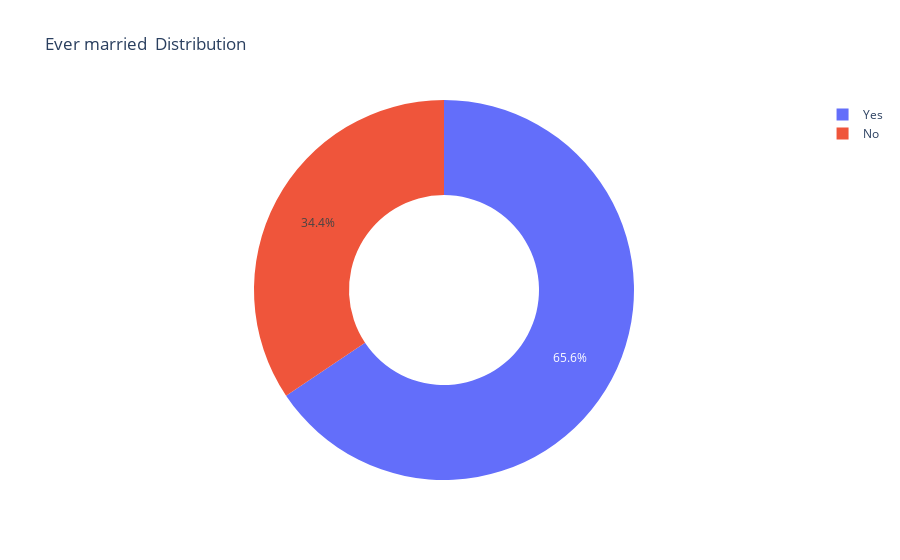

The cell this chart's notebook holds for it:
### Code cell
pie_graph(data_eda, 'Ever married  Distribution','ever_married')

### Figure 1 — Plotly figure (JSON) as saved in the notebook; plotly's stock layout.template omitted (floating-point values rounded to 4 significant figures)
{"data": [{"hole": 0.5, "labels": ["Yes", "No"], "type": "pie", "values": [3353, 1757]}], "layout": {"title": {"text": "Ever married  Distribution"}}}
